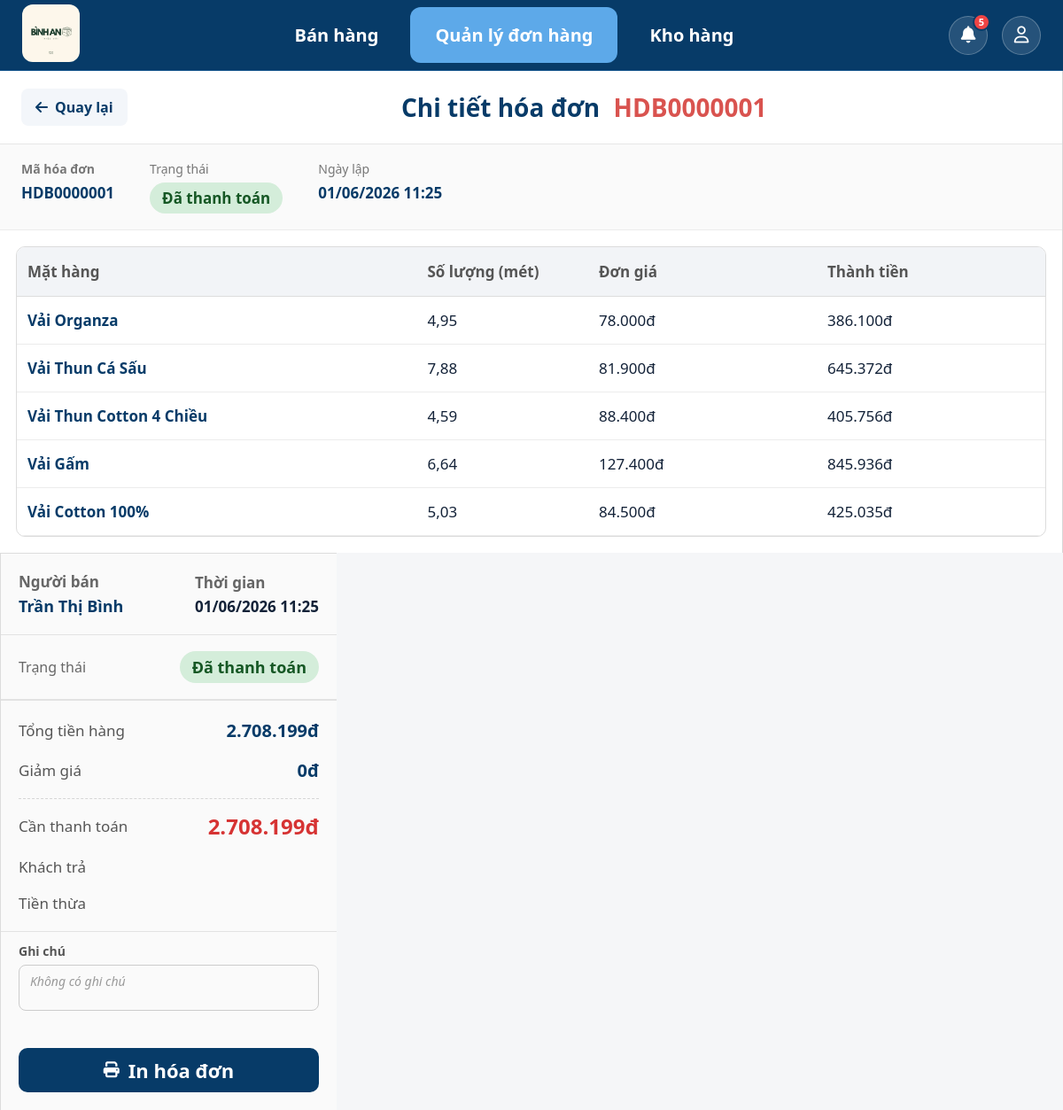
The page /sales/orders/1/ (signed in) on the database its author committed.
### sales/models.py (models this page shows, shortened)
class SalesOrder(models.Model):
    class Status(models.TextChoices):
        DRAFT = "draft", "Nháp"
        COMPLETED = "completed", "Đã thanh toán"
        CANCELLED = "cancelled", "Đã hủy"
    employee = models.ForeignKey(settings.AUTH_USER_MODEL,on_delete=models.PROTECT,related_name="sales_orders",verbose_name="Nhân viên")
    discount = models.DecimalField( max_digits=12,decimal_places=0,default=0,verbose_name="Giảm giá")
    total_amount = models.DecimalField( max_digits=12,decimal_places=0,default=0,verbose_name="Tổng tiền")
    final_amount = models.DecimalField( max_digits=12,decimal_places=0,default=0,verbose_name="Thành tiền")
    status = models.CharField(  max_length=20,choices=Status.choices,default=Status.DRAFT,db_index=True,verbose_name="Trạng thái")
    created_at = models.DateTimeField( auto_now_add=True, verbose_name="Ngày lập")
    completed_at = models.DateTimeField(null=True, blank=True, verbose_name="Ngày thanh toán")
    updated_at = models.DateTimeField( auto_now=True,verbose_name="Ngày cập nhật")
    note = models.TextField(blank=True, default="", verbose_name="Ghi chú")
    class Meta:
        ordering = ["-created_at"]
        verbose_name = "Hóa đơn bán"
        verbose_name_plural = "Hóa đơn bán"
    @property
    def order_code(self):
        return f"HDB{self.pk:07d}" if self.pk else "HDBM"

class SalesOrderItem(models.Model):
    order = models.ForeignKey( SalesOrder, on_delete=models.CASCADE, related_name="items",verbose_name="Hóa đơn")
    product = models.ForeignKey(Product, on_delete=models.PROTECT,related_name="sales_items",verbose_name="Sản phẩm")
    quantity = models.DecimalField(max_digits=10, decimal_places=2,verbose_name="Số lượng (mét)")
    unit_price = models.DecimalField( max_digits=12, decimal_places=0,verbose_name="Đơn giá")
    subtotal = models.DecimalField(max_digits=12,decimal_places=0,editable=False,verbose_name="Thành tiền")
    class Meta:
        ordering = ["id"]
        verbose_name = "Chi tiết hóa đơn"
        verbose_name_plural = "Chi tiết hóa đơn"

### inventory/models.py (models this page shows, shortened)
class Product(models.Model):
    class Status(models.TextChoices):
        ACTIVE = "active", "Còn bán"
        INACTIVE = "inactive", "Ngừng kinh doanh"
    name = models.CharField(max_length=200,unique=True,verbose_name="Tên vải"    )
    cost_price = models.DecimalField(max_digits=12,decimal_places=0,default=0, verbose_name="Giá vốn"    )
    selling_price = models.DecimalField(max_digits=12,decimal_places=0,default=0,verbose_name="Giá bán")
    stock_quantity = models.DecimalField(max_digits=10,decimal_places=2,default=Decimal("0.00"),verbose_name="Tồn kho (mét)")
    minimum_stock = models.DecimalField(max_digits=10,decimal_places=2,default=5,verbose_name="Tồn kho tối thiểu")
    status = models.CharField(max_length=20,choices=Status.choices,default=Status.ACTIVE, verbose_name="Trạng thái")
    created_at = models.DateTimeField(auto_now_add=True)
    updated_at = models.DateTimeField(auto_now=True)
    profit_margin = models.DecimalField(max_digits=5,decimal_places=2,default=Decimal("0.00"), verbose_name="Tỷ lệ lợi nhuận (%)")
    class Meta:
        verbose_name = "Mặt hàng"
        verbose_name_plural = "Mặt hàng"
        ordering = ["name"]

### accounts/models.py (models this page shows, shortened)
class User(AbstractUser):
    first_name = None
    last_name = None
    class Role(models.TextChoices):
        OWNER = "OWNER", "Chủ cửa hàng"
        EMPLOYEE = "EMPLOYEE", "Nhân viên"
    username = models.CharField(max_length=50,unique=True,verbose_name="Tên đăng nhập")
    full_name = models.CharField(max_length=100,verbose_name="Họ và tên")
    phone = models.CharField(max_length=10,unique=True,verbose_name="Số điện thoại")
    role = models.CharField( max_length=20, choices=Role.choices, default=Role.EMPLOYEE, verbose_name="Vai trò")
    is_active = models.BooleanField(default=True,verbose_name="Đang hoạt động")
    created_at = models.DateTimeField(auto_now_add=True,verbose_name="Ngày tạo")
    updated_at = models.DateTimeField(auto_now=True,verbose_name="Ngày cập nhật")
    USERNAME_FIELD = "username"
    REQUIRED_FIELDS = ["full_name", "phone"]
    class Meta:
        db_table = "users"
        ordering = ["full_name"]
        verbose_name = "Người dùng"
        verbose_name_plural = "Người dùng"
    @property
    def is_owner(self):
        return self.role == self.Role.OWNER
    @property
    def is_employee(self):
        return self.role == self.Role.EMPLOYEE

### sales/views.py (the view)
# urls.py: path("orders/<int:order_id>/", views.order_detail, name="order_detail"),
@login_required(login_url="login")
def order_detail(request, order_id):
    order = get_order(order_id)
    return render(  request, "sales/order_detail.html",
        {
            "order": order,
            "items": order.items.select_related("product"),
            "can_delete": can_delete_order(request.user, order),
        },
    )

### accounts/context_processors.py (called while the page is built)
def notifications_context(request):
    if request.user.is_authenticated:
        user_notifications = Notification.objects.filter(receiver=request.user).order_by("-created_at")[:10]
        unread_count = Notification.objects.filter(receiver=request.user, is_read=False).count()
        return {
            "notifications": user_notifications,
            "unread_notification_count": unread_count,
        }
    return {
        "notifications": [],
        "unread_notification_count": 0,
    }

### sales/templatetags/money.py (called while the page is built)
@register.filter
def money(value):
    if value in [None, ""]:
        return ""
    try:
        numeric_value = float(value)
        return f"{numeric_value:,.0f}".replace(",", ".") + "đ"
    except (ValueError, TypeError):
        return value

### sales/views.py (called while the page is built)
def get_order(order_id):
    return get_object_or_404(
        SalesOrder.objects
        .select_related("employee")
        .prefetch_related("items__product"),
        pk=order_id,
    )

def can_delete_order(user, order):
    if user.is_owner:
        return order.status in (
            SalesOrder.Status.DRAFT,
            SalesOrder.Status.COMPLETED,
        )
    if user.is_employee:
        return order.status == SalesOrder.Status.DRAFT
    return False

### templates/sales/order_detail.html (shortened to what this page needs)
{% extends "base.html" %}
{% load static %}
{% load money%}
{% block nav_order%}
active
{% endblock %}
{% block css %}
<link rel="stylesheet" href="{% static 'css/order_detail.css' %}">
<link rel="stylesheet" href="{% static 'css/homepage.css' %}">
<link rel="stylesheet" href="{% static 'css/base.css' %}">
{% endblock %}
{% block content %}
<div class="container">
    <section class="left-panel">
        <div class="page-header">
            <div class="header-left">
                <a
                    href="{% url 'sales:orders_management' %}"
                    class="btn-back">
                    <i class="fa-solid fa-arrow-left"></i>
                    <span>Quay lại</span>
                </a>
            </div>
            <div class="header-center">
                <h2>
                    Chi tiết hóa đơn
                    <span class="invoice-code">
                        {{ order.order_code }}
                    </span>
                </h2>
            </div>
        </div>
        <div class="invoice-info">
            <div class="info-item">
                <span><b>Mã hóa đơn</b></span>
                <strong>
                    {{ order.order_code }}
                </strong>
            </div>
            <div class="info-item">
                <span>Trạng thái</span>
                <strong class="status {{ order.status }}">
                    {{ order.get_status_display }}
                </strong>
            </div>
            <div class="info-item">
                <span>Ngày lập</span>
                <strong>
                    {{ order.created_at|date:"d/m/Y H:i" }}
                </strong>
            </div>
        </div>
        <div class="product-table">
            <table>
                <thead>
                    <tr>
                        <th width="35%"> Mặt hàng </th>
                        <th width="15%"> Số lượng (mét)</th>
                        <th width="20%"> Đơn giá</th>
                        <th width="20%">Thành tiền</th>
                    </tr>
                </thead>
                <tbody>
                {% for item in order.items.all %}
                    <tr>
                        <td>
                            <div class="product-name">{{ item.product.name }}</div>
                        </td>
                        <td> {{ item.quantity }}</td>
                        <td>{{ item.unit_price|money }} </td>
                        <td> {{ item.subtotal|money }}</td>
                    </tr>
                {% empty %}
                    <tr class="empty-row">
                        <td colspan="4">
                            Hóa đơn chưa có sản phẩm
                        </td>
                    </tr>
                {% endfor %}
                </tbody>
            </table>
        </div>
    </section>
        <aside class="payment-panel">
        <div class="staff">
            <div>
                <div class="staff-label">
                    Người bán
                </div>
                <strong>
                    {{ order.employee.full_name|default:order.employee.username }}
                </strong>
            </div>
            <div>
                <div class="staff-date">  Thời gian </div>
                <span>{{ order.created_at|date:"d/m/Y H:i" }}</span>
            </div>
        </div>
        <div class="order-status">
            <span>Trạng thái </span>
            <strong class="status {{ order.status }}"> {{ order.get_status_display }}</strong>
        </div>
        <div class="summary">
            <div class="row">
                <span>Tổng tiền hàng</span>
                <strong>
                    {{ order.total_amount|money }}
                </strong>
            </div>
            <div class="row">
                <span>Giảm giá</span>
                <strong>
                    {{ order.discount|money }}
                </strong>
            </div>
            <div class="row total-row">
                <span>Cần thanh toán</span>
                <strong class="total-money">
                    {{ order.final_amount|money }}
                </strong>
            </div>
            <div class="row">
                <span>Khách trả</span>
            </div>
            <div class="row">
                <span>Tiền thừa</span>
            </div>
        </div>
        <div class="note-wrapper">
            <label>
                Ghi chú
            </label>
            <div class="note-box">
                {% if order.note %}
                    {{ order.note }}
                {% else %}
                    <span class="empty-note">
                        Không có ghi chú
                    </span>
                {% endif %}
            </div>
        </div>
        <div class="action-group">
            <a
                href="{% url 'sales:print_invoice' order.id %}"
                target="_blank"
                class="{% if can_delete %}half-btn{% else %}full-btn{% endif %} print-btn">
                <i class="fa-solid fa-print"></i>
                <span>
                    In hóa đơn
                </span>
            </a>
        </div>
    </aside>
</div>
{% endblock %}

### static/css/base.css (style rules this page uses)
* { margin: 0; padding: 0; box-sizing: border-box; font-family: "Segoe UI", sans-serif; }
body { background: #f5f6f8; color: #132238; }

### static/css/order_detail.css (style rules this page uses)
.container { display:flex; height:calc(100vh - 80px); }
.left-panel { flex:1; background:#fff; border-right:1px solid #dcdcdc; display:flex; flex-direction:column; }
.page-header { display:flex; justify-content:space-between; align-items:center; padding:20px 24px; border-bottom:1px solid #e6e6e6; background:#fff; }
.header-left { display:flex; align-items:center; }
.btn-back { display:flex; align-items:center; gap:8px; padding:10px 16px; border-radius:8px; background:#f3f6fa; color:#073B68; text-decoration:none; font-weight:600; transition:.2s; }
.header-center { flex:1; text-align:center; }
.header-center h2 { margin:0; font-size:28px; color:#073B68; font-weight:700; }
.invoice-code { margin-left:8px; color:#d9534f; }
.invoice-info { display:flex; gap:40px; padding:18px 24px; border-bottom:1px solid #ececec; background:#fafafa; }
.info-item { display:flex; flex-direction:column; gap:6px; }
.info-item span { font-size:14px; color:#777; }
.info-item strong { font-size:17px; color:#073B68; }
.product-table { margin:20px; border:1px solid #dcdcdc; border-radius:10px; overflow:hidden; background:#fff; flex:1; }
.product-table table { width:100%; border-collapse:collapse; }
.product-table thead { background:#f2f4f7; }
.product-table th { padding:16px 12px; text-align:left; font-size:17px; font-weight:600; color:#555; border-bottom:1px solid #ddd; }
.product-table td { padding:15px 12px; font-size:17px; border-bottom:1px solid #ececec; }
.product-name { font-weight:600; color:#073B68; }
.payment-panel { width:380px; background:#fafafa; display:flex; flex-direction:column; border-left:1px solid #dcdcdc; }
.staff { padding:20px; display:flex; justify-content:space-between; align-items:center; border-bottom:1px solid #e2e2e2; }
.staff-label, .staff-date { color:#666; margin-bottom:4px; }
.staff strong { font-size:18px; color:#073B68; }
.order-status { display:flex; justify-content:space-between; align-items:center; padding:18px 20px; border-bottom:1px solid #e2e2e2; }
.order-status span { color:#666; font-size:16px; }
.order-status strong { font-size:18px; font-weight:700; }
.status { display:inline-flex; align-items:center; justify-content:center; min-width:110px; padding:6px 14px; border-radius:999px; font-size:14px; font-weight:700; }
.status.completed { color:#155724; background:#d4edda; }
.summary { padding:20px; border-top:1px solid #e2e2e2; border-bottom:1px solid #e2e2e2; }
.summary .row { display:flex; justify-content:space-between; align-items:center; margin-bottom:18px; }
.summary .row:last-child { margin-bottom:0; }
.summary span { color:#555; font-size:17px; }
.summary strong { color:#073B68; font-size:20px; }
.total-row { padding-top:14px; border-top:1px dashed #d6d6d6; }
.total-money { color:#d63333 !important; font-size:24px !important; }
.note-wrapper { margin:20px; display:flex; flex-direction:column; gap:8px; }
.note-wrapper label { color:#555; font-weight:600; }
.note-box { margin: 0; width: 100%; height: 52px; min-height: 48px; max-height: 58px; resize: none; border: 1px solid #ccc; border-radius: 8px; padding: 8px 12px; font-size: 14px; line-height: 1.4; outline: none; box-sizing: border-box; }
.empty-note { color:#999; font-style:italic; }
.action-group { margin:20px; display:flex; gap:12px; }
.full-btn { width:100%; }
.print-btn, .delete-btn { margin-top:10px; width:100%; display:flex; justify-content:center; align-items:center; gap:10px; border:none; border-radius:10px; color:#fff; font-size:22px; font-weight:600; text-decoration:none; cursor:pointer; transition:.25s; padding: 10px; min-height: 25px; }
.print-btn { margin-top:10px; width:100%; background:#073B68; }
.print-btn i, .delete-btn i { font-size:18px; }
@media (max-width:1200px) { .container { flex-direction:column;height:auto; } }
@media (max-width:1200px) { .payment-panel { width:100%;border-left:none;border-top:1px solid #ddd; } }

### rows shown on the page
SalesOrder: order_code "HDB0000001", status "Đã thanh toán", created_at "01/06/2026 11:25", employee.full_name "Trần Thị Bình", total_amount "2.708.199đ", discount "0đ", final_amount "2.708.199đ"
SalesOrderItem: product.name "Vải Organza", quantity "4,95", unit_price "78.000đ", subtotal "386.100đ"
SalesOrderItem: product.name "Vải Thun Cá Sấu", quantity "7,88", unit_price "81.900đ", subtotal "645.372đ"
SalesOrderItem: product.name "Vải Thun Cotton 4 Chiều", quantity "4,59", unit_price "88.400đ", subtotal "405.756đ"
SalesOrderItem: product.name "Vải Gấm", quantity "6,64", unit_price "127.400đ", subtotal "845.936đ"
SalesOrderItem: product.name "Vải Cotton 100%", quantity "5,03", unit_price "84.500đ", subtotal "425.035đ"

### other values the page prints
{{ unread_notification_count }} "5"
